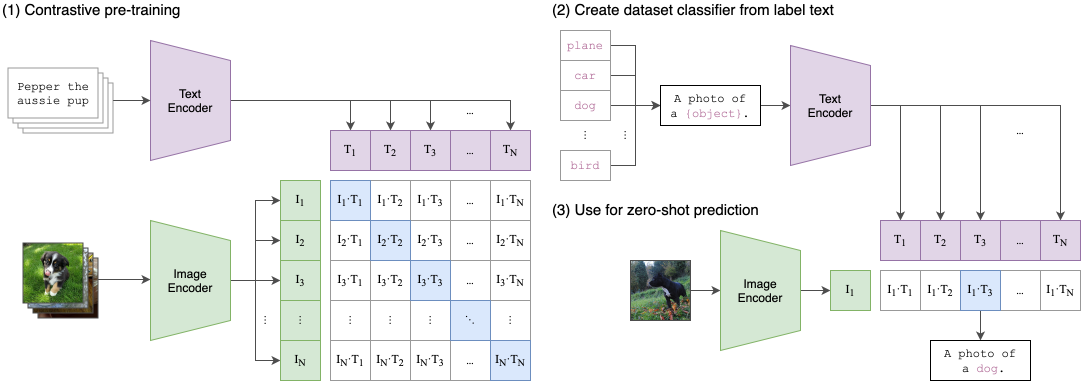
#> input picture CLIP/CLIP.png, 2162 x 762 px (shown at 1/2 size); its folder holds only this picture in this run
$ python -i get_val.py   (imports and definitions only)
#> lines starting #> are read from the running program, lines starting #| are printed output that depends on the picture; after the words box and inside, x2 and y2 are one past the last pixel; in counts of white or black regions, pixels touching at a corner belong together
import os
import cv2
import numpy as np
import random
from PIL import Image, ImageDraw, ImageEnhance
import shutil
import torch

def generate_anomaly(image_path, output_size=(256, 256)):
    """
    生成异常图像及掩码
    参数:
        image_path: 输入图像路径
        output_size: 输出图像尺寸
    返回:
        anomaly_img: 异常图像 (numpy数组)
        mask: 异常掩码 (numpy数组)
        anomaly_type: 生成的异常类型
    """
#> called with image_path = '../../CLIP/CLIP.png', output_size = (256, 256)
    # 读取图像并调整尺寸
    img = Image.open(image_path).convert('RGB')
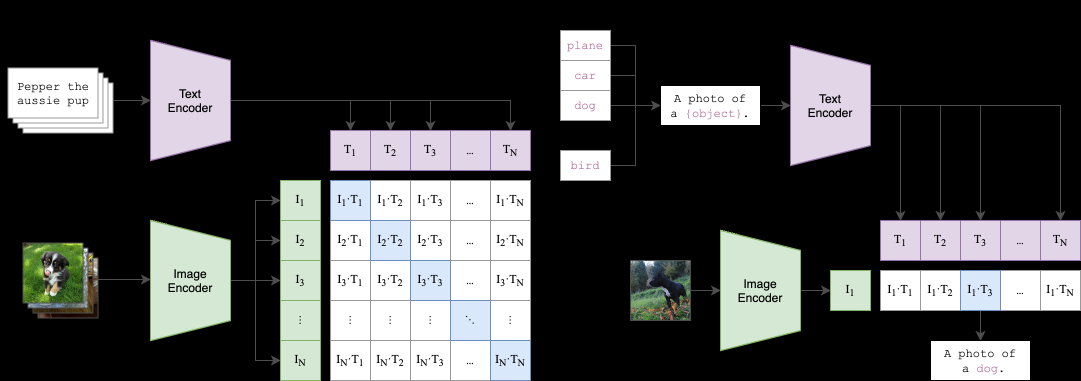
#> img: PIL image 2162x762 RGB (shown at 1/2 size); mean R, G, B 72.5, 73.4, 73.4
    # img = img.resize(output_size)
    width, height = img.size
#> width = 2162; height = 762

    # 创建全黑掩码（单通道）
    mask = Image.new('L', (width, height), 0)
#> mask: PIL image 2162x762 L; every value is 0
    draw = ImageDraw.Draw(mask)

    # 随机选择异常类型
    # anomaly_type = random.choice([
    #     'cutpaste', 'cutpaste_rotated', 'noise',
    #     'cutout', 'affine', 'color_jitter', 'random_shape'
    # ])
    anomaly_type = random.choice([
        'cutpaste',
        #'cutpaste_rotated',
        'noise',
        #'cutout',
        'affine',
        #'color_jitter',
        #'random_shape'
    ])

    if anomaly_type == 'cutpaste':
        # CutPaste: 剪切并粘贴区域
        w, h = random.randint(10, width//4), random.randint(10, height//4)
        x1, y1 = random.randint(0, width-w), random.randint(0, height-h)
        x2, y2 = random.randint(0, width-w), random.randint(0, height-h)

        # 剪切区域
        region = img.crop((x1, y1, x1+w, x1+h))
        # 粘贴到新位置
        img.paste(region, (x2, y2))
        # 更新掩码
        draw.rectangle([x2, y2, x2+w, y2+h], fill=255)

    elif anomaly_type == 'cutpaste_rotated':
        # 旋转版CutPaste
        w, h = random.randint(15, width//3), random.randint(15, height//3)
        x1, y1 = random.randint(0, width-w), random.randint(0, height-h)
        x2, y2 = random.randint(0, width-w), random.randint(0, height-h)

        region = img.crop((x1, y1, x1+w, x1+h))
        # 随机旋转
        region = region.rotate(random.randint(15, 345), expand=True)
        # 粘贴
        img.paste(region, (x2, y2))
        # 获取旋转后区域的实际边界
        bbox = region.getbbox()
        if bbox:
            w_rot, h_rot = bbox[2]-bbox[0], bbox[3]-bbox[1]
            draw.rectangle([x2, y2, x2+w_rot, y2+h_rot], fill=255)

    elif anomaly_type == 'noise':
        # 添加局部高斯噪声
        w, h = random.randint(10, width//2), random.randint(10, height//2)
#> w = 871; h = 30
        x = random.randint(0, width - w)
#> x = 530
        y = random.randint(0, height - h)
#> y = 523

        # 转换为numpy操作
        img_np = np.array(img)
        region = img_np[y:y+h, x:x+w]
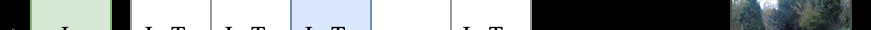
#> region: shape (30, 871, 3); mean R, G, B 140.8, 146.1, 146.3
        # 添加高斯噪声
        noise = np.random.normal(0, 50, region.shape).astype(np.uint8)
        noisy_region = np.clip(region + noise, 0, 255)
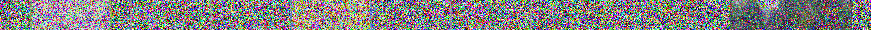
#> noisy_region: shape (30, 871, 3); mean R, G, B 130.4, 127.9, 128.6
        img_np[y:y+h, x:x+w] = noisy_region
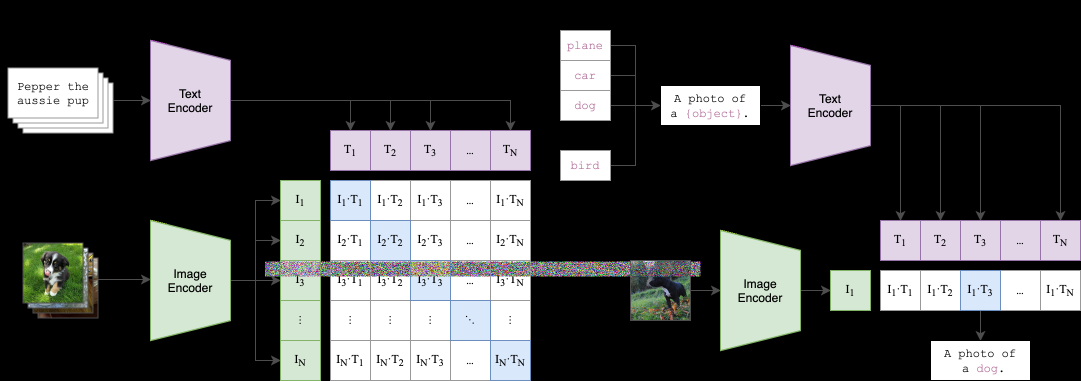
#> img_np: shape (762, 2162, 3) (shown at 1/2 size); 1.59% of pixels changed, all inside (x1, y1, x2, y2) = (530, 523, 1401, 553)
        img = Image.fromarray(img_np)
        # 更新掩码
        draw.rectangle([x, y, x+w, y+h], fill=255)

    elif anomaly_type == 'cutout':
        # 矩形遮挡
        w, h = random.randint(15, width//3), random.randint(15, height//3)
        x = random.randint(0, width - w)
        y = random.randint(0, height - h)

        # 使用随机颜色填充
        color = (random.randint(0, 255), random.randint(0, 255), random.randint(0, 255))
        draw_rect = ImageDraw.Draw(img)
        draw_rect.rectangle([x, y, x+w, y+h], fill=color)
        # 更新掩码
        draw.rectangle([x, y, x+w, y+h], fill=255)

    elif anomaly_type == 'affine':
        # 局部仿射变换
        w, h = random.randint(20, width//2), random.randint(20, height//2)
        x = random.randint(0, width - w)
        y = random.randint(0, height - h)

        # 提取区域并旋转
        region = img.crop((x, y, x+w, y+h))
        angle = random.randint(-45, 45)
        region = region.rotate(angle, resample=Image.BILINEAR)
        # 粘贴回原图
        img.paste(region, (x, y))
        # 更新掩码
        draw.rectangle([x, y, x+w, y+h], fill=255)

    elif anomaly_type == 'color_jitter':
        # 局部颜色变换
        w, h = random.randint(20, width//2), random.randint(20, height//2)
        x = random.randint(0, width - w)
        y = random.randint(0, height - h)

        # 提取区域
        region = img.crop((x, y, x+w, y+h))
        # 随机调整亮度
        enhancer = ImageEnhance.Brightness(region)
        region = enhancer.enhance(random.uniform(0.3, 1.8))
        # 随机调整饱和度
        enhancer = ImageEnhance.Color(region)
        region = enhancer.enhance(random.uniform(0.2, 2.0))
        # 粘贴回原图
        img.paste(region, (x, y))
        # 更新掩码
        draw.rectangle([x, y, x+w, y+h], fill=255)

    elif anomaly_type == 'random_shape':
        # 随机形状异常（组合多个小矩形）
        num_rects = random.randint(3, 8)
        start_x, start_y = random.randint(0, width-20), random.randint(0, height-20)
        x, y = start_x, start_y

        for _ in range(num_rects):
            w, h = random.randint(5, width//6), random.randint(5, height//6)
            # 随机颜色填充
            color = (random.randint(0, 255), random.randint(0, 255), random.randint(0, 255))
            draw_rect = ImageDraw.Draw(img)
            draw_rect.rectangle([x, y, x+w, y+h], fill=color)
            # 更新掩码
            draw.rectangle([x, y, x+w, y+h], fill=255)

            # 随机移动到相邻位置
            direction = random.choice(['right', 'down', 'left', 'up'])
            if direction == 'right' and x + w + 5 < width:
                x += w + 2
            elif direction == 'down' and y + h + 5 < height:
                y += h + 2
            elif direction == 'left' and x - w - 5 > 0:
                x -= w + 2
            elif direction == 'up' and y - h - 5 > 0:
                y -= h + 2

    # 转换为numpy数组返回
    anomaly_img = np.array(img)
    mask = np.array(mask)
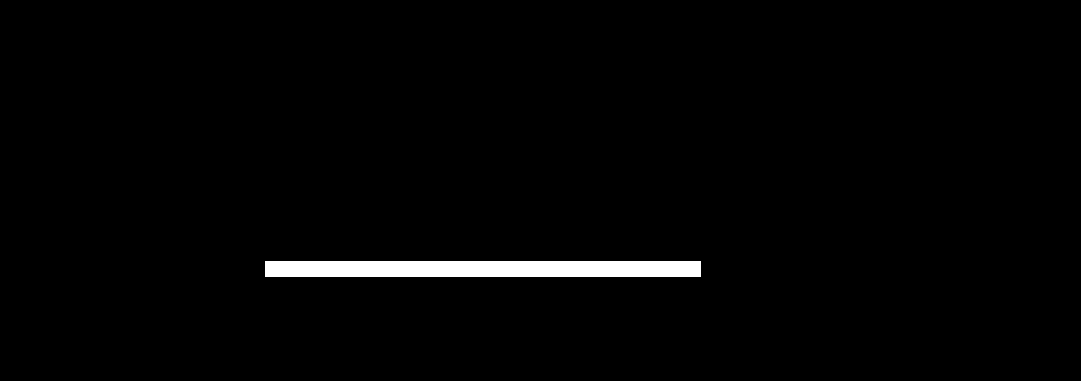
#> mask: shape (762, 2162) (shown at 1/2 size); 1.6% white; 1 white region, box (x1, y1, x2, y2) and area: (530, 523, 1402, 554) 27032

    return anomaly_img, mask, anomaly_type

# [167 lines left out: functions add_random_noise, clear_directory, get_normal, process_folder, not called in this run]

# [18 lines not run here, left out]

>>> result = generate_anomaly('../../CLIP/CLIP.png')
